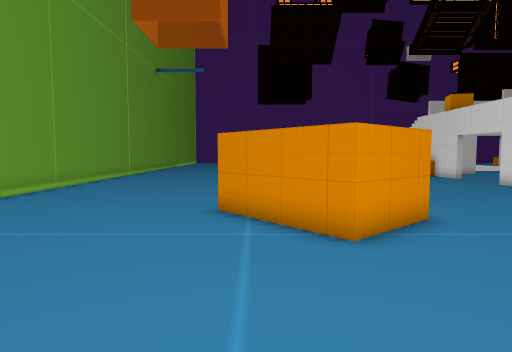
View 1 (above)

24 first-person views from a walk through a 3-D level made in the Unity game engine. The camera is 1.5 m above the floor, tilts 4° down and sees 75° across. The floor is counted in squares, 1 m on a side. Each view is taken from the middle of a square. On the plan, view 1 faces up. The plan holds only what a view shows up to about 15 squares ahead; the rest is blank. The place goes on beyond the plan. Some surface patterns are stand-ins.

View 2
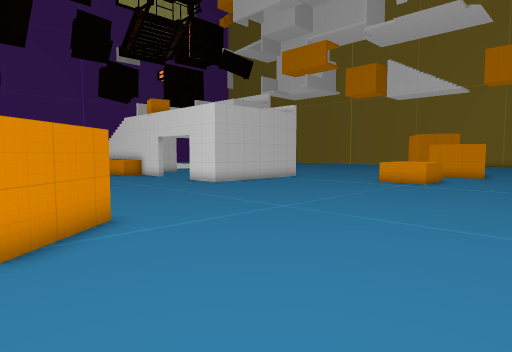

View 3
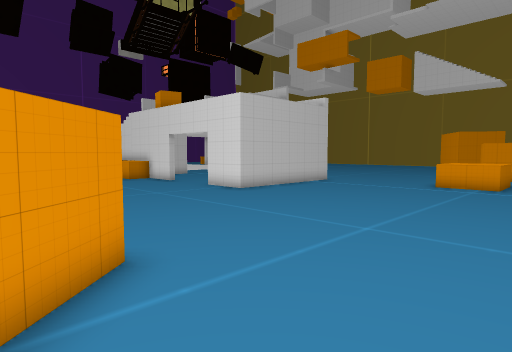

View 4
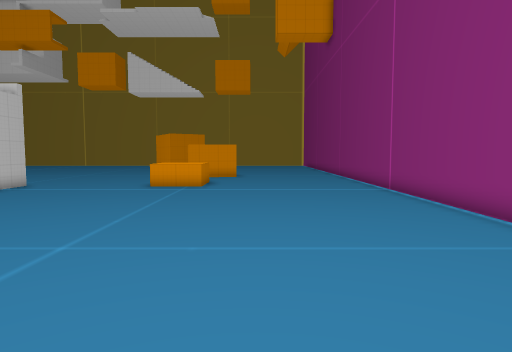

View 5
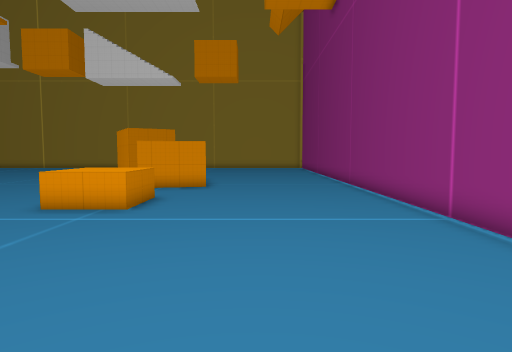

View 6
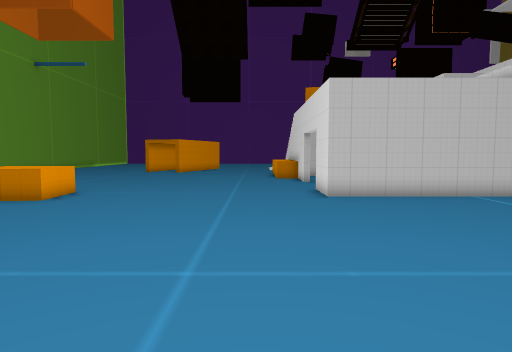

View 7
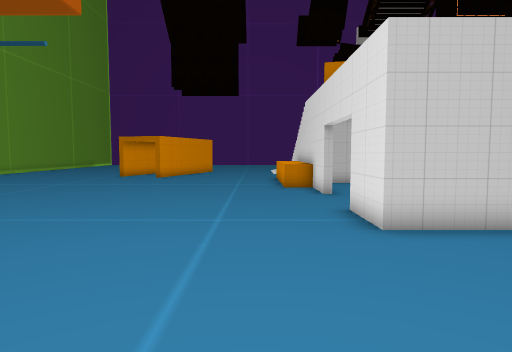

View 8
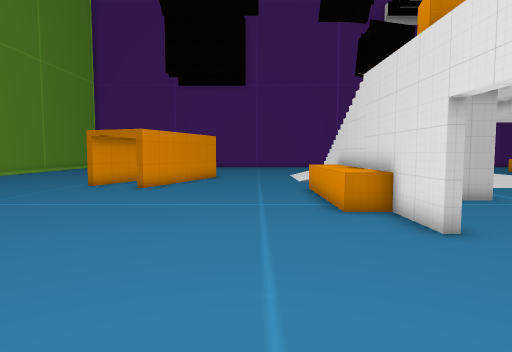

View 9
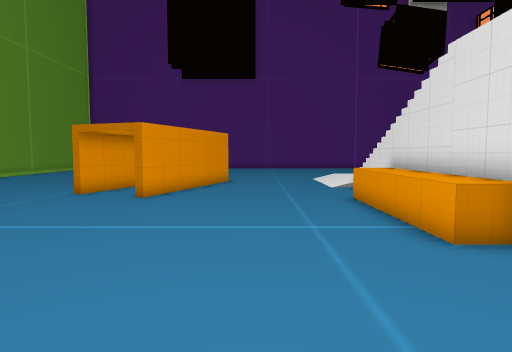

View 10
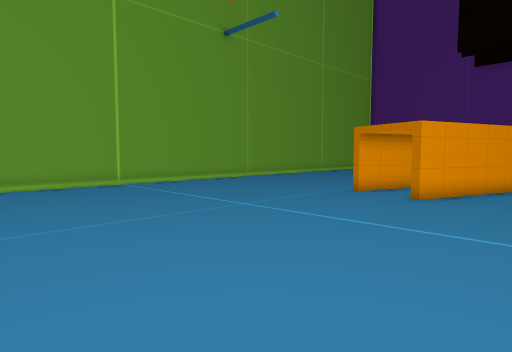

View 11
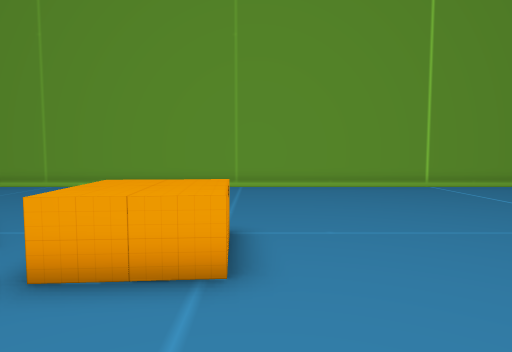

View 12
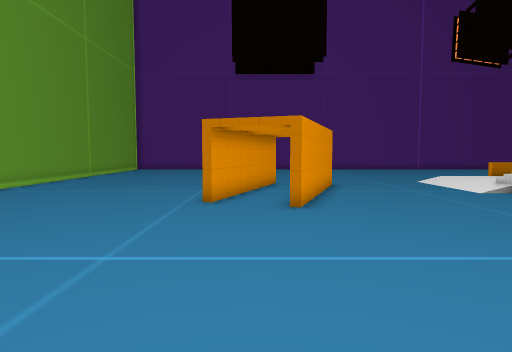

View 13
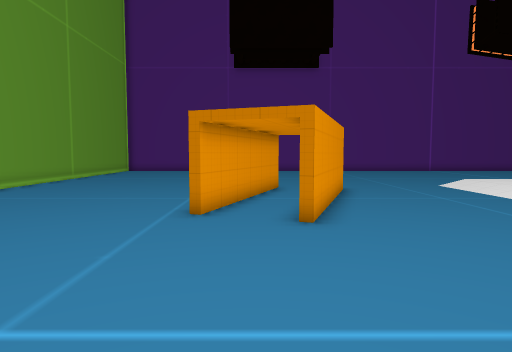

View 14
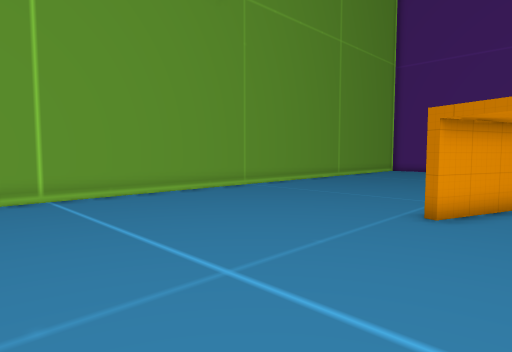

View 15
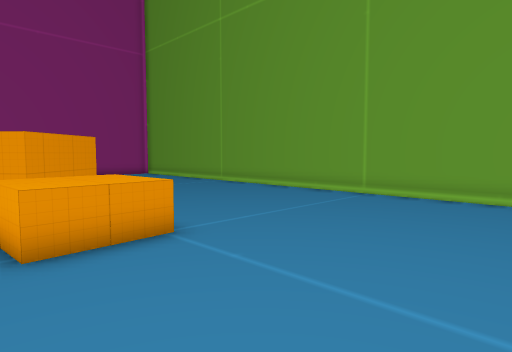

View 16
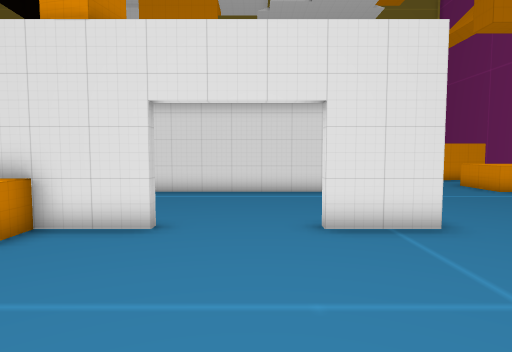

View 17
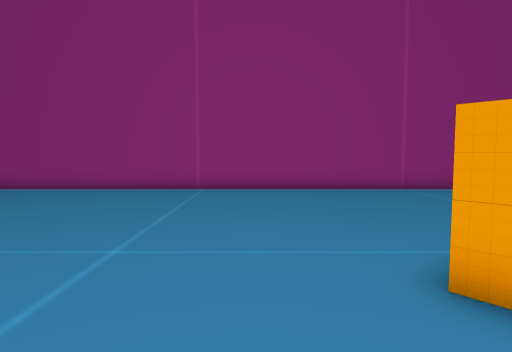

View 18
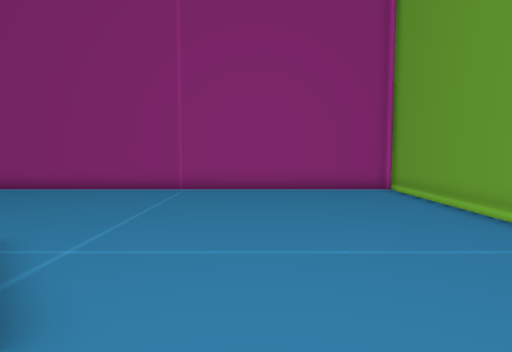

View 19
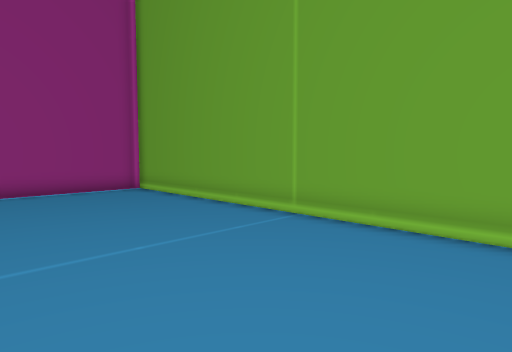

View 20
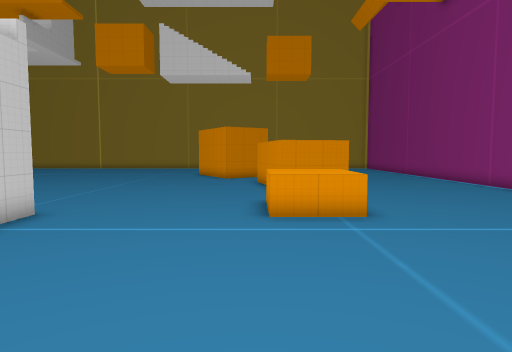

View 21
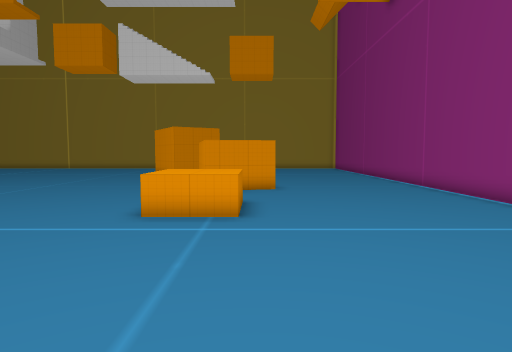

View 22
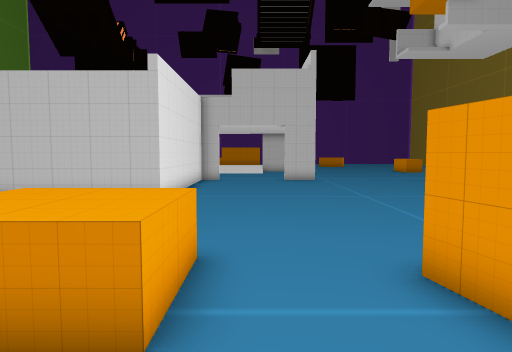

View 23
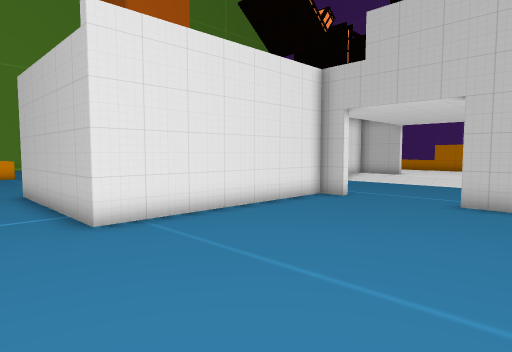

View 24
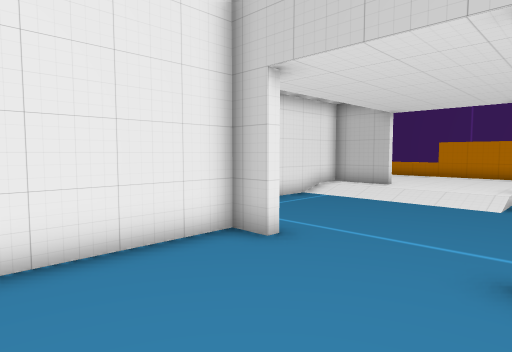

### Floor plan
Key: @ floor where view 1 was taken; # wall or solid block; . main floor; : floor 0.25 m higher than the main floor; / step, stairs or slope; = window, fence, low wall or low ledge; O other object.
Columns run from 9 left of view 1 to 25 right of it. Each row starts with its distance up from view 1.
 35 #........      .....///      ##
 34 #........   O.O.....:::     :::
 33 #........  O..O.....::     ::::
 32 #......... O..O.....::    :::::
 31 #.........OO.OO...../     :::::
 30 #.........O..O....../      ::::
 29 #.........O..O.......   ###::::
 28 #.........O.O.......    #::::::.
 27 #...........O......OO   #.......
 26 #..................OO   #.......
 25 #..................OO    .......
 24 #..................OO   =.......
 23 #..................OO  ... .....
 22 #..................OO ...   #...
 21 #...................O#..   ##...##
 20 #....................O.....#......
 19 #..........................#......
 18 #..........................#.......
 17 #..........................#.......
 16 #..........................#.......
 15 #..........O.........#.....#.......
 14 #........OOO.........#     #.......
 13 #........OOO.........#######.......
 12 #........OOO.......................
 11 #..................................
 10 #........OOO.......................
  9 #.......OO   ......................
  8 #........O  O..............OOO.....
  7 #........OO OO.............OOO..OOO
  6 #.........OO...............OOO..O
  5 #................................O
  4 #................................O.
  3 #..................................
  2 #..................................
  1 #..................................
  0 #........@.........................
 -1 #..................................
 -2 #..................................
 -3 ###################################

Positions as (right, up) in squares from view 1, and headings:
1: (0, 0), facing up
2: (1, 0), facing up-right
3: (2, 3), facing up-right
4: (3, 3), facing right
5: (9, 2), facing right
6: (9, 2), facing up
7: (9, 7), facing up
8: (8, 13), facing up
9: (7, 16), facing up
10: (7, 16), facing up-left
11: (6, 15), facing left
12: (2, 18), facing up
13: (2, 20), facing up
14: (3, 20), facing up-left
15: (3, 20), facing down-left
16: (5, 17), facing right
17: (6, 11), facing down
18: (-3, 11), facing down
19: (-2, 11), facing down-left
20: (10, 8), facing right
21: (10, 5), facing right
22: (21, 3), facing up
23: (25, 11), facing up-left
24: (23, 17), facing up-left
